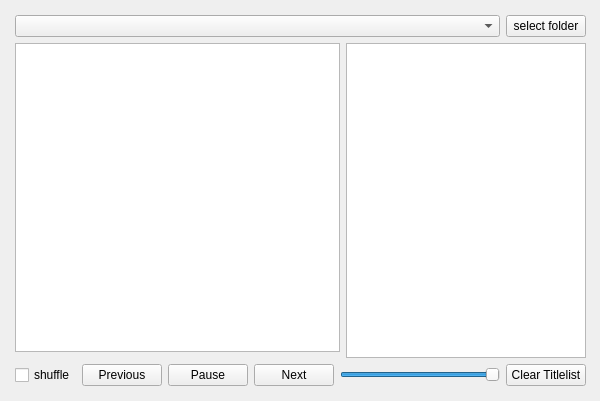
<?xml version="1.0" encoding="UTF-8"?>
<ui version="4.0">
 <class>LWMPClass</class>
 <widget class="QWidget" name="LWMPClass">
  <property name="geometry">
   <rect>
    <x>0</x>
    <y>0</y>
    <width>600</width>
    <height>401</height>
   </rect>
  </property>
  <property name="windowTitle">
   <string>LWMP</string>
  </property>
  <property name="toolTipDuration">
   <number>5</number>
  </property>
  <widget class="QWidget" name="gridLayoutWidget">
   <property name="geometry">
    <rect>
     <x>10</x>
     <y>10</y>
     <width>581</width>
     <height>381</height>
    </rect>
   </property>
   <layout class="QGridLayout" name="gridLayout" columnstretch="0,0,0,0,0,0,0">
    <property name="leftMargin">
     <number>5</number>
    </property>
    <property name="topMargin">
     <number>5</number>
    </property>
    <property name="rightMargin">
     <number>5</number>
    </property>
    <property name="bottomMargin">
     <number>5</number>
    </property>
    <item row="1" column="5" rowspan="2" colspan="2">
     <widget class="QListWidget" name="m_lwTitleList">
      <property name="mouseTracking">
       <bool>false</bool>
      </property>
      <property name="frameShadow">
       <enum>QFrame::Sunken</enum>
      </property>
      <property name="showDropIndicator" stdset="0">
       <bool>true</bool>
      </property>
      <property name="dragEnabled">
       <bool>false</bool>
      </property>
      <property name="dragDropMode">
       <enum>QAbstractItemView::NoDragDrop</enum>
      </property>
      <property name="defaultDropAction">
       <enum>Qt::CopyAction</enum>
      </property>
      <property name="selectionMode">
       <enum>QAbstractItemView::ExtendedSelection</enum>
      </property>
      <property name="movement">
       <enum>QListView::Static</enum>
      </property>
      <property name="wordWrap">
       <bool>false</bool>
      </property>
     </widget>
    </item>
    <item row="0" column="0" colspan="6">
     <widget class="QComboBox" name="m_cbFolderList">
      <property name="sizePolicy">
       <sizepolicy hsizetype="Preferred" vsizetype="Fixed">
        <horstretch>0</horstretch>
        <verstretch>0</verstretch>
       </sizepolicy>
      </property>
     </widget>
    </item>
    <item row="3" column="0">
     <widget class="QCheckBox" name="m_cbShuffle">
      <property name="sizePolicy">
       <sizepolicy hsizetype="Minimum" vsizetype="Fixed">
        <horstretch>0</horstretch>
        <verstretch>0</verstretch>
       </sizepolicy>
      </property>
      <property name="text">
       <string>shuffle</string>
      </property>
     </widget>
    </item>
    <item row="0" column="6">
     <widget class="QPushButton" name="m_btnSelectFolder">
      <property name="sizePolicy">
       <sizepolicy hsizetype="Fixed" vsizetype="Fixed">
        <horstretch>0</horstretch>
        <verstretch>0</verstretch>
       </sizepolicy>
      </property>
      <property name="text">
       <string>select folder</string>
      </property>
      <property name="default">
       <bool>false</bool>
      </property>
      <property name="flat">
       <bool>false</bool>
      </property>
     </widget>
    </item>
    <item row="3" column="1">
     <widget class="QPushButton" name="m_btnPrevious">
      <property name="sizePolicy">
       <sizepolicy hsizetype="Preferred" vsizetype="Fixed">
        <horstretch>0</horstretch>
        <verstretch>0</verstretch>
       </sizepolicy>
      </property>
      <property name="text">
       <string>Previous</string>
      </property>
     </widget>
    </item>
    <item row="3" column="2">
     <widget class="QPushButton" name="m_btnStartStopResume">
      <property name="sizePolicy">
       <sizepolicy hsizetype="Preferred" vsizetype="Fixed">
        <horstretch>0</horstretch>
        <verstretch>0</verstretch>
       </sizepolicy>
      </property>
      <property name="text">
       <string>Pause</string>
      </property>
     </widget>
    </item>
    <item row="3" column="3">
     <widget class="QPushButton" name="m_btnNext">
      <property name="sizePolicy">
       <sizepolicy hsizetype="Preferred" vsizetype="Fixed">
        <horstretch>0</horstretch>
        <verstretch>0</verstretch>
       </sizepolicy>
      </property>
      <property name="text">
       <string>Next</string>
      </property>
     </widget>
    </item>
    <item row="3" column="6">
     <widget class="QPushButton" name="m_btnClearTitleList">
      <property name="sizePolicy">
       <sizepolicy hsizetype="Minimum" vsizetype="Fixed">
        <horstretch>0</horstretch>
        <verstretch>0</verstretch>
       </sizepolicy>
      </property>
      <property name="text">
       <string>Clear Titlelist</string>
      </property>
     </widget>
    </item>
    <item row="3" column="4" colspan="2">
     <widget class="QSlider" name="m_hsVolume">
      <property name="sizePolicy">
       <sizepolicy hsizetype="Minimum" vsizetype="Fixed">
        <horstretch>0</horstretch>
        <verstretch>0</verstretch>
       </sizepolicy>
      </property>
      <property name="toolTip">
       <string>volume: 100</string>
      </property>
      <property name="toolTipDuration">
       <number>10</number>
      </property>
      <property name="maximum">
       <number>100</number>
      </property>
      <property name="singleStep">
       <number>1</number>
      </property>
      <property name="value">
       <number>100</number>
      </property>
      <property name="orientation">
       <enum>Qt::Horizontal</enum>
      </property>
     </widget>
    </item>
    <item row="1" column="0" colspan="5">
     <widget class="QListWidget" name="m_lwPlaylist">
      <property name="mouseTracking">
       <bool>false</bool>
      </property>
      <property name="showDropIndicator" stdset="0">
       <bool>true</bool>
      </property>
      <property name="dragEnabled">
       <bool>false</bool>
      </property>
      <property name="dragDropMode">
       <enum>QAbstractItemView::NoDragDrop</enum>
      </property>
      <property name="defaultDropAction">
       <enum>Qt::CopyAction</enum>
      </property>
      <property name="movement">
       <enum>QListView::Static</enum>
      </property>
      <property name="wordWrap">
       <bool>false</bool>
      </property>
     </widget>
    </item>
   </layout>
  </widget>
 </widget>
 <layoutdefault spacing="6" margin="11"/>
 <resources>
  <include location="lwmp.qrc"/>
 </resources>
 <connections/>
</ui>
